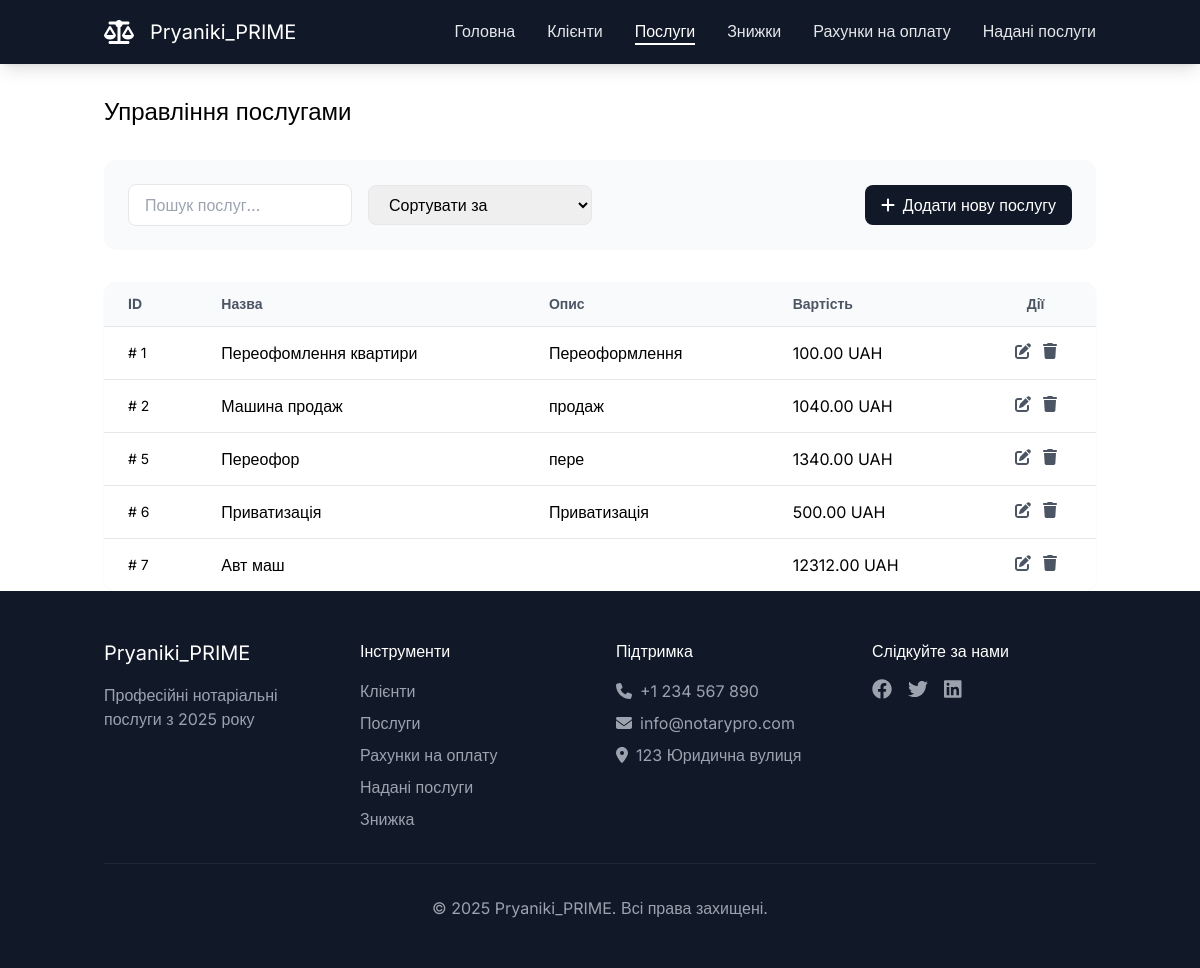
Page /services (signed in) on the earlier database version.
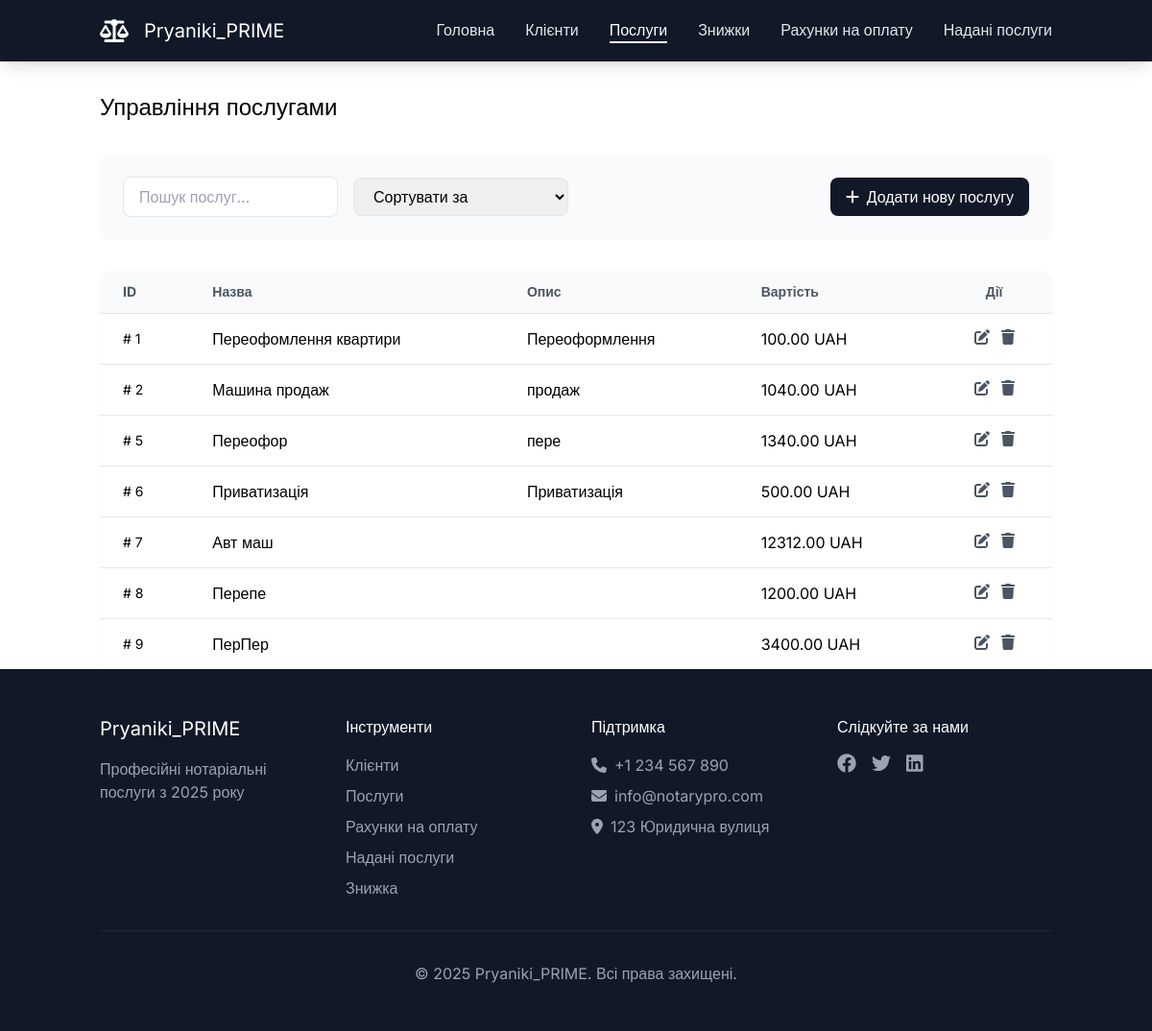
Same page on the later database version.
### RealAgency/models.py (models this page shows)
class Service(models.Model):
    name = models.CharField(max_length=255)
    description = models.CharField(max_length=255)
    unit = models.CharField(max_length=255)
    price = models.DecimalField(max_digits=19, decimal_places=2)

### RealAgency/views.py (the view)
        def _wrapped_view(request, *args, **kwargs):
            if not request.user.is_authenticated:
                return redirect('login')
            if not any(group.name in roles for group in request.user.groups.all()):
                raise PermissionDenied("You are not permitted to perform this action.")
            return view_func(request, *args, **kwargs)

### RealAgency/views.py (called while the page is built)
def role_required(roles):
    def decorator(view_func):
        def _wrapped_view(request, *args, **kwargs):
            if not request.user.is_authenticated:
                return redirect('login')
            if not any(group.name in roles for group in request.user.groups.all()):
                raise PermissionDenied("You are not permitted to perform this action.")
            return view_func(request, *args, **kwargs)
        return _wrapped_view
    return decorator

### templates/services/main.html (shortened to what the changed rows need)
{% extends "base.html" %}
{% block content %}
<main id="main" class="pt-24">
            <div class="container mx-auto px-4">
                <div id="services-header" class="flex justify-between items-center mb-8">
                    <h1 class="text-2xl">Управління послугами</h1>
                </div>
                <div id="services-table" class="bg-white rounded-xl shadow-sm overflow-hidden">
                    <table class="w-full">
                        <thead class="bg-neutral-50 border-b border-neutral-200">
                            <tr>
                                <th class="px-6 py-3 text-left text-sm text-neutral-600">ID</th>
                                <th class="px-6 py-3 text-left text-sm text-neutral-600">Назва</th>
                                <th class="px-6 py-3 text-left text-sm text-neutral-600">Опис</th>
                                <th class="px-6 py-3 text-left text-sm text-neutral-600">Вартість</th>
                                <th
                                        {% if "Manager" in user_groups %} style="display:block;" {% else %} style="display:none;" {% endif %}
                                        class="px-6 py-3 text-central text-sm text-neutral-600">Дії</th>
                            </tr>
                        </thead>
                        <tbody class="divide-y divide-neutral-200">
                            {% for service in services %}
                                <tr class="hover:bg-neutral-50">
                                <td class="px-6 py-4 text-sm"># {{ service.id }}</td>
                                <td class="px-6 py-4">{{ service.name }}</td>
                                <td class="px-6 py-4">{{ service.description }}</td>
                                <td class="px-6 py-4 text-left">{{ service.price }} UAH</td>
                                <td class="px-6 py-4"
                                        {% if "Manager" in user_groups %} style="display:block;" {% else %} style="display:none;" {% endif %}>
                                    <div class="flex justify-center space-x-3">
                                        <button class="edit-service text-neutral-600 hover:text-neutral-900"
                                                data-id="{{ service.id }}"
                                                data-name="{{ service.name }}"
                                                data-description="{{ service.description }}"
                                                data-price="{{ service.price }}">
                                            <i class="fa-solid fa-pen-to-square"></i>
                                        </button>
                                        <button class="delete-service text-neutral-600 hover:text-neutral-900"
                                                data-id="{{ service.id }}">
                                            <i class="fa-solid fa-trash"></i>
                                        </button>
                                    </div>
                                </td>
                                </tr>
                            {% endfor %}
                        </tbody>
                    </table>
                </div>
            </div>
        </main>
        {% include "services/modal_service.html" %}
{% endblock %}

Differences in the rows shown:
added Service: id "8", name "Перепе", price "1200.00"
added Service: id "9", name "ПерПер", price "3400.00"
